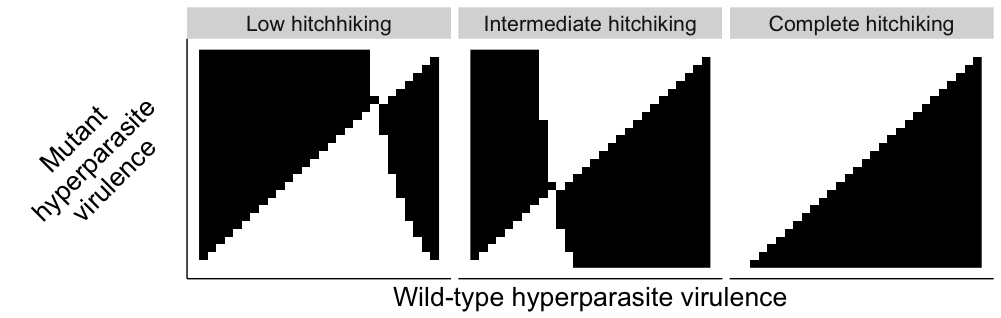

Source code (R):
#setwd("~/HyperparasiteEvolution/Numerics")

library(ggplot2)

load("NumericalInvasionsBasicTradeoff.Rdata") #Numerical soutions for invasion with basic virulence transmission tradeoff
                                          #Over a grid of parameter values for p and c_beta

sub <- subset(crosses_ABtrade_overpandc1, c1==1 & p %in% c(0.8,0.9,1))

formatp <- function(strings) {
  return(paste("p =",strings))
}

p.labs <- c("Low hitchhiking","Intermediate hitchiking","Complete hitchiking")
names(p.labs) <- c("0.8", "0.9", "1")

figure2 <- ggplot(sub, aes(alphaH,alphaHM)) +
  geom_raster(aes(fill = as.factor(Invade))) +
  theme(panel.grid.major = element_blank(), panel.grid.minor = element_blank(), axis.text.x = element_blank(),
        panel.background = element_blank(), axis.line = element_line(colour = "black"),
        legend.position = 'none', axis.text.y = element_blank(), axis.ticks = element_blank(),
        plot.title = element_text(hjust = 0.5),
        text = element_text(size = 20)) +
  scale_fill_manual(values = c("black","white")) +
  labs(x = "Wild-type hyperparasite virulence", y = "Mutant\nhyperparasite\nvirulence") +
  #facet_wrap(~p,labeller=labeller(p=formatp))
  facet_wrap(~p,labeller=labeller(p=p.labs))+
  theme(axis.title.y = element_text(angle = 45,vjust = 0.5,size=20))
  
print(figure2)
